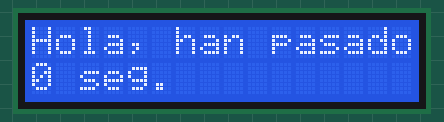
Recording of a sketch running on a simulated Arduino Uno, built with avr-gcc and run on an emulated ATmega328P. Parts: 16×2 character LCD.

Above: at 0.1 s.
At 4.1 s:
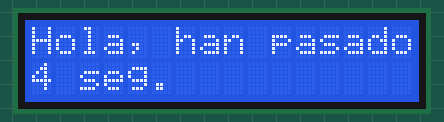
At 9.1 s:
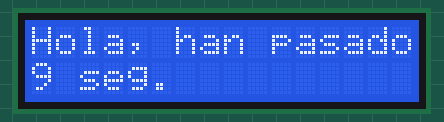
At 19.1 s:
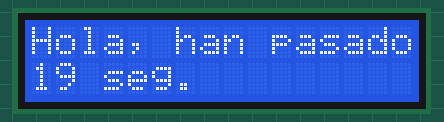
At 29.1 s:
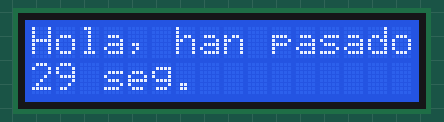
At 39.1 s:
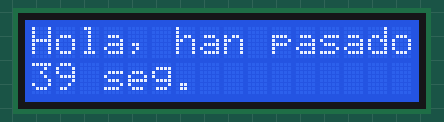

The sketch:

Pantalla_lcd.ino
```cpp
#include <LiquidCrystal.h>    //Incluye la librería "liquid crystal"
LiquidCrystal lcd( 7,6,5,4,3,2);    //Se crea una objeto del tipo liquid crystal de nombre lcd con los pines a los que están conectados
void setup(){
  lcd.begin(16, 2);   //Inicializa la pantall y se pone el tamaño del lcd
}
void loop (){
  lcd.setCursor(0,0);   //Ubica el cursor en el que se va escribir en la pantalla
  lcd.println("Hola, han pasado");    // Se escribe "hola, han pasado"
  lcd.setCursor(0,1);   //Se coloca el cursor en las fila 2
  lcd.print(millis() / 1000);   //Se cuenta el tiempo en segundos dividido entre mil
  lcd.print(" seg.");   //Imprime la palabra "seg"
}
```

Measured:
- what the display in image 1 shows lasts 1.0 s, from 4.0 s to 5.0 s
